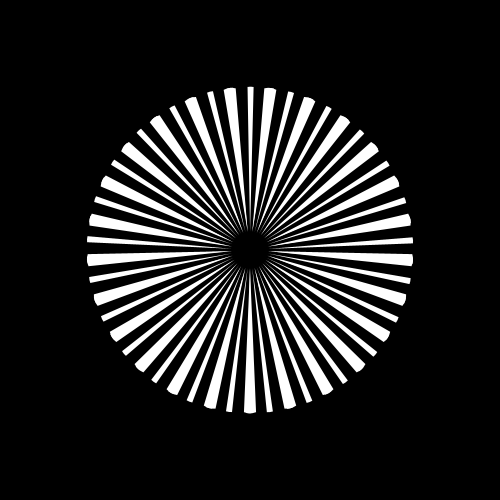
Frame 1 (no input)
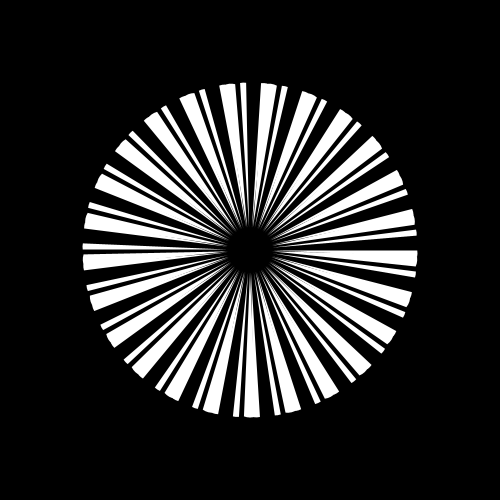
Frame 60 (the mouse pressed at the canvas centre just before this capture)
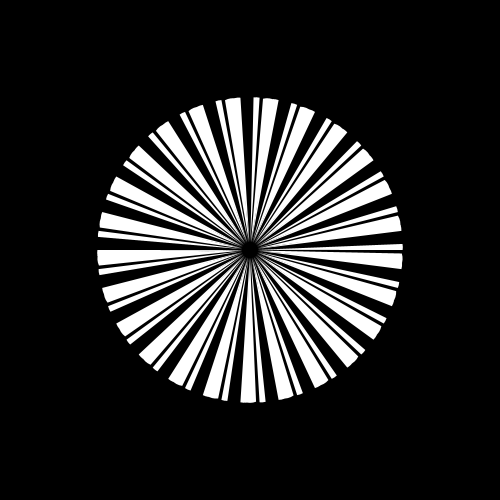
Frame 120 (the mouse held since frame 60 and released just before this capture)

The Processing sketch that drew these frames (run headless with seeded random() and noise(); from frame 60 on, the mouse is pressed at the canvas centre):

// Processing sketch: Cheese___Moire_02
// ── Cheese___Moire_02.pde
/**
 * Cheese & Moiré_02
 * A functional function for making graphic cheeses ;–) 
 * 
 * In this version, added rotational on/off
 * and experimented with colour too
 * MW 23.10.2015
 *
 * REF : 
 *
 */

/////////////////////////// GLOBALS ////////////////////////////
boolean ANIME = true; // global var for setting animation
/////////////////////////// SETUP ////////////////////////////

void setup() {
  colorMode(HSB, 360, 100, 100);
  background(1, 100, 0);
  size(500, 500);
  smooth();
}

/////////////////////////// DRAW ////////////////////////////

void draw() {
  background(1, 100, 0);

  // @params: x & y postions, number of cheese slices, diameter size, rotate
  //cheese(150, 150, 25, 100, true);

  float x = width/2;
  //float y = height/2+sin(frameCount*0.05)*3.3;
  
  cheese(x, height/2, 25, 290, false);
  cheese(x, height/2, 50, 290, true);
}

/////////////////////////// FUNCTIONS ////////////////////////////

// @params: x & y postions, number of cheese slices, diameter size, rotate
void cheese(float _x, float _y, int _numSlices, float _dia, boolean _rotate) {

  noStroke();
  //float h = frameCount%360;
  //fill(h, 100, 100);
  fill(0,0,100);
  
  float cheeseSlices = TWO_PI/_numSlices;
  float refineLines = 3.0; 
  float speed = 0.0035;
  float yAnime;
  if (ANIME) {
    yAnime = map(sin(frameCount*0.0475), -1, 1, 0, 35);
  } else {
    yAnime = 0.0;
  }
  for (int i=0; i<_numSlices; i++) {

    pushMatrix();
    translate(_x, _y); 
    if (_rotate == true) { 
      rotate(frameCount*speed);
    }
    rotate(i*cheeseSlices);

    arc(0, yAnime, _dia/refineLines, _dia, (PI*2.5)-(cheeseSlices/2), (PI*2.5)+(cheeseSlices/2));
    popMatrix();
  }
}
